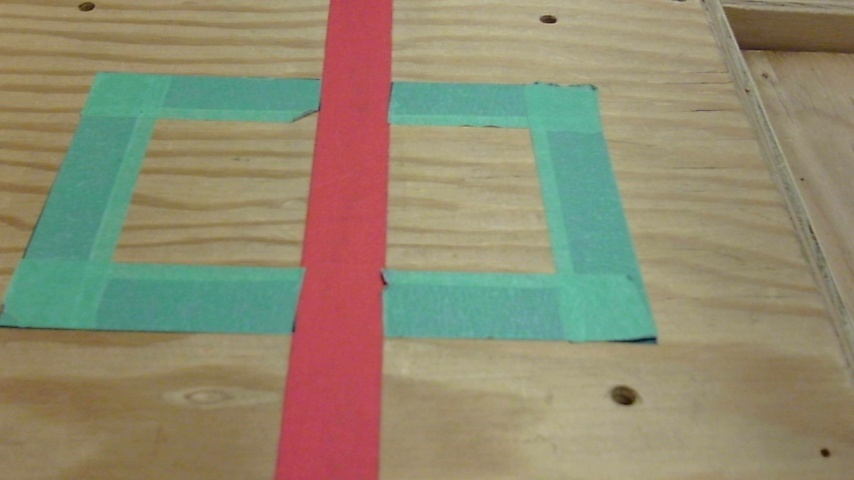
#> input picture pi_vision/sample_images/photo_39.jpg, 854 x 480 px
$ python test_green_debug.py
#> lines starting #> are read from the running program, lines starting #| are printed output that depends on the picture; after the words box and inside, x2 and y2 are one past the last pixel; in counts of white or black regions, pixels touching at a corner belong together
### pi_vision/redline_detect.py
import cv2 as cv
import numpy as np
import os
import csv
from datetime import datetime
from redline_stream import (
    get_line_endpoints,
    calculate_line_angle,
    get_centerline_from_edges,
    get_x_on_line,
    get_horizontal_distance,
    find_tape_edges,
)

# [44 lines left out: functions point_to_line_distance, get_robust_centerline, not called in this run]

def filter_mask_by_size(mask, min_area=200, max_area=None):
    """
    Filter mask to remove small noise regions and keep only significant areas.
    Keeps only contours with area >= min_area.

    Args:
        mask: Binary mask to filter
        min_area: Minimum contour area to keep (removes small noise)
        max_area: Maximum contour area to keep (optional, removes very large regions)

    Returns:
        filtered_mask: Binary mask with only kept contours
    """
    filtered_mask = np.zeros_like(mask)

    try:
        contours, _ = cv.findContours(mask, cv.RETR_EXTERNAL, cv.CHAIN_APPROX_SIMPLE)

        for contour in contours:
            area = cv.contourArea(contour)
            if area >= min_area:
                if max_area is None or area <= max_area:
                    cv.drawContours(filtered_mask, [contour], 0, 255, -1)
    except Exception as e:
        print(f"  Error filtering mask by size: {e}")
        return mask  # Return original if filtering fails

    return filtered_mask

# [141 lines left out: functions fit_centerline_curve, detect_bullseye, not called in this run]


def detect_green_tape_box(mask_green, mask_red, frame_height, frame_width, output_dir=None, base_filename=None):
    """
    Detect if there is a green tape box with red tape piercing through it (vs passing beside it).
    Checks if red pixels exist in the interior of the green box's bounding region.

    Args:
        mask_green: Binary mask of detected green areas
        mask_red: Binary mask of detected red areas
        frame_height, frame_width: Frame dimensions
        output_dir: Optional directory to save debug images
        base_filename: Optional base filename for debug images

    Returns:
        tuple: (green_detected, green_under_red)
            - green_detected: Boolean, True if green tape box is detected
            - green_under_red: Boolean, True if red pixels pass through the interior of the green box
    """
    try:
        # Find contours in green mask
        contours_green, _ = cv.findContours(mask_green, cv.RETR_EXTERNAL, cv.CHAIN_APPROX_SIMPLE)
        if not contours_green:
            print(f"  DEBUG: No green contours found in mask")
            return False, False

        # Check total green pixels instead of individual contour (handles fragmented masks)
        total_green_pixels = np.count_nonzero(mask_green)
        print(f"  DEBUG: Total green pixels in mask: {total_green_pixels}")

        # Require minimum total pixels for green box detection
        # Threshold of 50 pixels allows for fragmented small green boxes
        if total_green_pixels < 50:
            print(f"  DEBUG: Total green pixels too small: {total_green_pixels} < 50")
            return False, False

        # Combine all green contours to get the full bounding box (handles cases where red tape pierces through)
        # Concatenate all contours into a single array
        all_contours = np.vstack(contours_green)
        green_area = np.count_nonzero(mask_green)  # Use actual pixel count as area

        print(f"  DEBUG: Total green contours: {len(contours_green)}")
        print(f"  DEBUG: Combined green area: {green_area:.0f} pixels")
        print(f"  DEBUG: Green box area threshold met - proceeding with detection")

        # Get ROTATED bounding box of ALL green area (handles tilted boxes and fragmentation)
        rotated_rect = cv.minAreaRect(all_contours)
        box_corners = cv.boxPoints(rotated_rect)  # Get the 4 corners
        box_corners = np.asarray(box_corners, dtype=int)  # Convert to integers (np.int0 is deprecated)

        # Validate the bounding box fit
        # Calculate the bounding box area
        rotated_box_area = rotated_rect[1][0] * rotated_rect[1][1]
        green_pixels_ratio = green_area / rotated_box_area if rotated_box_area > 0 else 0

        # Check how many box corners are outside the frame
        corners_out_of_frame = 0
        for corner in box_corners:
            if corner[0] < 0 or corner[0] >= frame_width or corner[1] < 0 or corner[1] >= frame_height:
                corners_out_of_frame += 1

        # Get rotation angle
        angle = abs(rotated_rect[2])  # Get absolute rotation angle
        # Normalize angle to 0-90 degrees (since 90° and -90° are equivalent)
        if angle > 90:
            angle = 180 - angle

        print(f"  DEBUG: Rotated box area: {rotated_box_area:.0f}, pixel ratio: {green_pixels_ratio:.3f}, corners out of frame: {corners_out_of_frame}/4, angle: {angle:.1f}°")

        # If the ratio is too low (< 0.1), the box is way too large, likely due to out-of-frame edge pixels
        # OR if highly rotated (>30°) AND ratio is low-moderate (0.2-0.6), likely a poor fit
        # BUT: if we have multiple large contours, they likely represent fragmented pieces, so keep combined

        # Count significant contours (likely parts of the same box that got fragmented)
        significant_contours = sum(1 for c in contours_green if cv.contourArea(c) > 5000)

        print(f"  DEBUG: Significant contours (>5000px): {significant_contours}")

        use_largest_only = False
        if green_pixels_ratio < 0.1 and len(contours_green) > 1:
            print(f"  DEBUG: Bounding box fit is poor ({green_pixels_ratio:.1%}), using largest contour only")
            use_largest_only = True
        # Don't fall back to largest-only if we have multiple significant contours (red line piercing case)
        elif corners_out_of_frame >= 2 and green_pixels_ratio < 0.7 and len(contours_green) > 1 and significant_contours < 2:
            print(f"  DEBUG: Box partially out of frame ({corners_out_of_frame}/4 corners), using largest contour only")
            use_largest_only = True
        elif angle > 30 and 0.2 <= green_pixels_ratio < 0.6 and len(contours_green) > 1 and significant_contours < 2:
            print(f"  DEBUG: Highly rotated ({angle:.1f}°) with moderate fill ({green_pixels_ratio:.1%}), likely poor fit, using largest contour only")
            use_largest_only = True
            use_largest_only = True

        if use_largest_only:
            largest_green = max(contours_green, key=cv.contourArea)
            rotated_rect = cv.minAreaRect(largest_green)
            box_corners = cv.boxPoints(rotated_rect)
            box_corners = np.asarray(box_corners, dtype=int)
            rotated_box_area = rotated_rect[1][0] * rotated_rect[1][1]
            green_pixels_ratio = green_area / rotated_box_area if rotated_box_area > 0 else 0

        # If the pixel ratio is too low even after fallback, the fit is unreliable
        # Be more strict for single contours with poor ratios
        if len(contours_green) == 1 and angle > 45 and green_pixels_ratio < 0.4:
            print(f"  DEBUG: Single rotated contour with poor fit ({green_pixels_ratio:.1%}), rejecting detection")
            return False, False

        print(f"  DEBUG: Green box fit validated ({green_pixels_ratio:.1%})")
        contours_red, _ = cv.findContours(mask_red, cv.RETR_EXTERNAL, cv.CHAIN_APPROX_SIMPLE)
        if not contours_red:
            print(f"  DEBUG: No red contours found in mask (green detected but no red to overlap)")
            return True, False

        # Create a mask for the green box interior (where we'll look for red)
        green_box_mask = np.zeros((frame_height, frame_width), dtype=np.uint8)
        cv.drawContours(green_box_mask, [box_corners], 0, 255, -1)  # Fill the rotated box

        # Shrink the interior: erode the mask to get interior-only region
        interior_margin = max(3, int(np.sqrt(rotated_box_area) * 0.1))  # ~10% of box diagonal
        kernel = cv.getStructuringElement(cv.MORPH_ELLIPSE, (interior_margin * 2 + 1, interior_margin * 2 + 1))
        green_interior_mask = cv.erode(green_box_mask, kernel, iterations=1)

        # Check if red pixels exist in the interior
        red_interior = cv.bitwise_and(mask_red, green_interior_mask)
        red_pixels_interior = np.count_nonzero(red_interior)

        print(f"  DEBUG: Red pixels found in green box interior: {red_pixels_interior}")

        green_under_red = red_pixels_interior >= 30

        # Save debug images if output_dir is provided
        if output_dir and base_filename:
            print(f"  DEBUG: Saving green box debug images...")
            try:
                # Create visualization showing green box bounds and interior search region
                debug_viz = np.zeros((frame_height, frame_width, 3), dtype=np.uint8)

                # Draw outer green box in green
                cv.drawContours(debug_viz, [box_corners], 0, (0, 255, 0), 2)

                # Overlay the interior search region in yellow - more efficient
                debug_viz[green_interior_mask > 0] = [0, 255, 255]

                # Overlay the red mask in red channel (only where red exists)
                debug_viz[:, :, 2] = cv.bitwise_or(debug_viz[:, :, 2], mask_red)

                # Add text annotations
                center_x, center_y = int(rotated_rect[0][0]), int(rotated_rect[0][1])
                angle = rotated_rect[2]
                cv.putText(debug_viz, f"Green Box Center: ({center_x},{center_y})",
                          (10, 30), cv.FONT_HERSHEY_SIMPLEX, 0.6, (0, 255, 0), 1)
                cv.putText(debug_viz, f"Angle: {angle:.1f}deg, Box Area: {rotated_box_area:.0f}",
                          (10, 60), cv.FONT_HERSHEY_SIMPLEX, 0.6, (0, 255, 0), 1)
                cv.putText(debug_viz, f"Green Pixels: {green_area:.0f}, Ratio: {green_pixels_ratio:.1%}",
                          (10, 90), cv.FONT_HERSHEY_SIMPLEX, 0.6, (0, 255, 0), 1)
                cv.putText(debug_viz, f"Interior Margin: {interior_margin}px",
                          (10, 120), cv.FONT_HERSHEY_SIMPLEX, 0.6, (0, 255, 255), 1)
                cv.putText(debug_viz, f"Red Pixels in Interior: {red_pixels_interior}",
                          (10, 150), cv.FONT_HERSHEY_SIMPLEX, 0.6, (0, 0, 255), 1)
                cv.putText(debug_viz, f"Detection: {'UNDER RED' if green_under_red else 'NOT UNDER RED'}",
                          (10, 180), cv.FONT_HERSHEY_SIMPLEX, 0.8, (0, 255, 0) if green_under_red else (100, 255, 100), 2)

                debug_path = os.path.join(output_dir, f"02c_green_interior_debug_{base_filename}.jpg")
                success1 = cv.imwrite(debug_path, debug_viz)
                print(f"  Saved green interior debug: {debug_path} (success: {success1})")

                # Also save the interior region mask
                interior_path = os.path.join(output_dir, f"02c_interior_mask_{base_filename}.jpg")
                success2 = cv.imwrite(interior_path, green_interior_mask)
                print(f"  Saved interior mask: {interior_path} (success: {success2})")

                # Save red pixels found in interior
                red_interior_path = os.path.join(output_dir, f"02c_red_interior_region_{base_filename}.jpg")
                success3 = cv.imwrite(red_interior_path, red_interior)
                print(f"  Saved red interior region: {red_interior_path} (success: {success3})")
            except Exception as debug_err:
                print(f"  Error saving debug images: {debug_err}")
                import traceback
                traceback.print_exc()
        else:
            print(f"  DEBUG: output_dir or base_filename is None/empty - skipping debug image save")
            print(f"  DEBUG: output_dir={output_dir}, base_filename={base_filename}")

        return True, green_under_red

    except Exception as e:

        print(f"  Error detecting green tape box: {e}")
        return False, False


# [472 lines left out: functions detect_curved_turn_adaptive, on_turn_detected, process_batch, not called in this run]


# [12 lines that do not run on import are left out]

### pi_vision/test_green_debug.py
#!/usr/bin/env python3
import cv2 as cv
import numpy as np
import os
from redline_detect import detect_green_tape_box, filter_mask_by_size

# Load photo_39.jpg
img = cv.imread('sample_images/photo_39.jpg')
#> img is the input picture: shape (480, 854, 3); mean B, G, R 111.7, 137.8, 144.2
frame = cv.resize(img, (854, 480))
frame_height, frame_width = frame.shape[:2]

# Prepare green mask
hsv = cv.cvtColor(frame, cv.COLOR_BGR2HSV)
green_lower = np.array([35, 75, 70])
green_upper = np.array([85, 255, 255])
mask_green = cv.inRange(hsv, green_lower, green_upper)
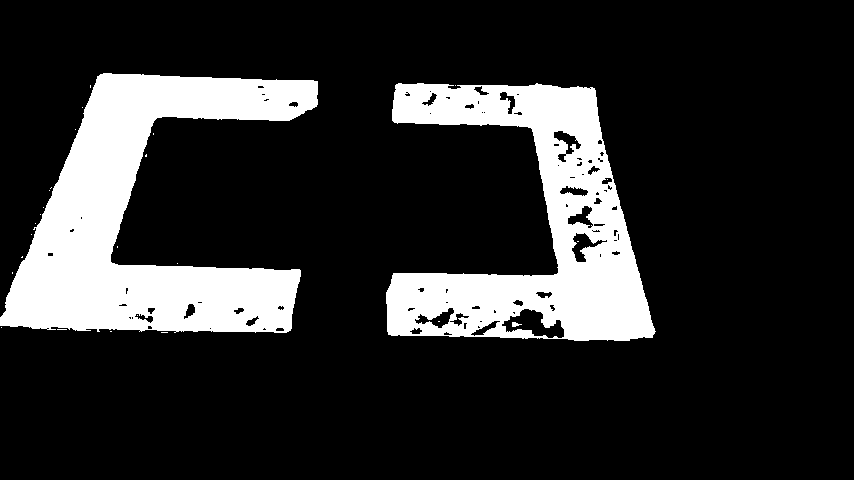
#> mask_green: shape (480, 854); 17.4% white; 27 white regions (24 under 20 px), largest, box (x1, y1, x2, y2) and area: (0, 73, 318, 333) 38867, (386, 83, 656, 341) 32285, (512, 322, 522, 327) 31

kernel = cv.getStructuringElement(cv.MORPH_ELLIPSE, (5, 5))
mask_green = cv.morphologyEx(mask_green, cv.MORPH_CLOSE, kernel)
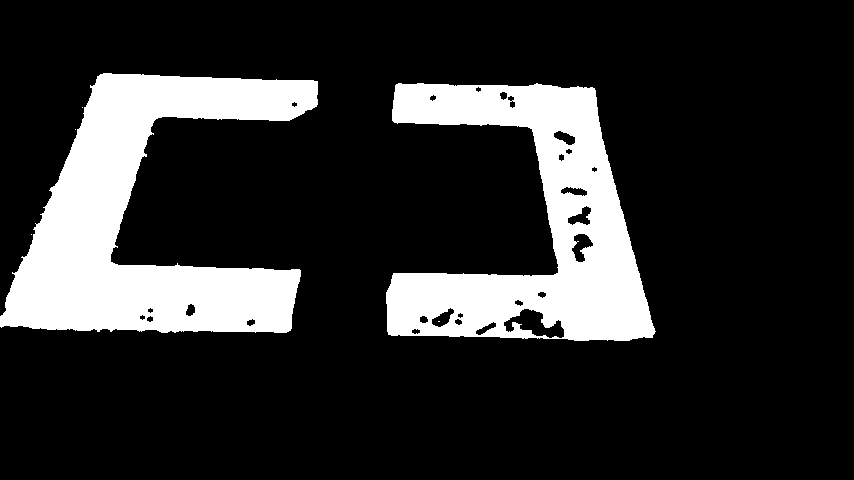
#> mask_green: shape (480, 854); 17.7% white; 6 white regions (4 under 20 px), largest, box (x1, y1, x2, y2) and area: (0, 73, 318, 333) 39331, (386, 83, 656, 341) 33375
mask_green = cv.morphologyEx(mask_green, cv.MORPH_OPEN, kernel)
mask_green = filter_mask_by_size(mask_green, min_area=30)
#> in filter_mask_by_size, `contours, _ = cv.findContours(mask, cv.RETR_EXTERNAL, cv.CHAIN_APPROX_..`: contours = 2 contours; box (x1, y1, x2, y2) and area: (0, 73, 318, 333) 38802, (386, 83, 655, 341) 33916
#> the loop in filter_mask_by_size, `for contour in contours:` made 2 passes
#> area on passes 1 to 2: 33916, 38801.5

print(f"Green mask pixels: {np.count_nonzero(mask_green)}")
#| Green mask pixels: 74107

# Prepare red mask
red_lower = np.array([0, 100, 100])
red_upper = np.array([10, 255, 255])
red_lower_2 = np.array([160, 100, 100])
red_upper_2 = np.array([180, 255, 255])

mask_red = cv.inRange(hsv, red_lower, red_upper)
mask_red |= cv.inRange(hsv, red_lower_2, red_upper_2)
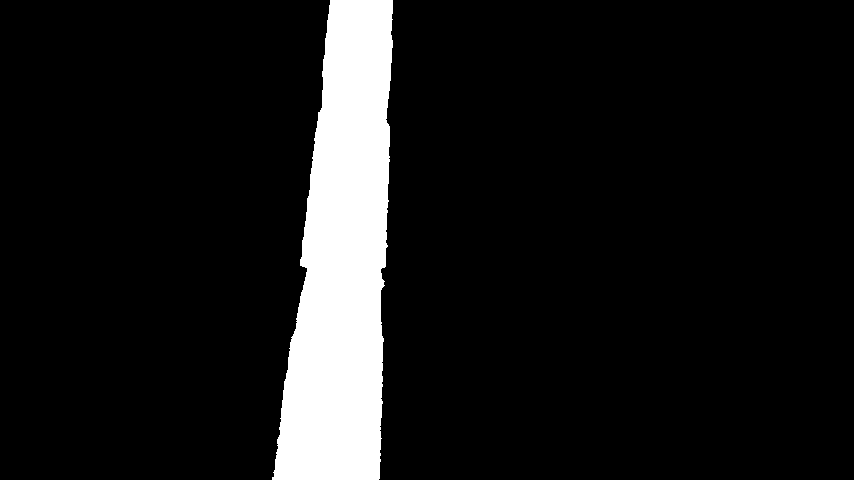
#> mask_red: shape (480, 854); 9.7% white; 1 white region, box (x1, y1, x2, y2) and area: (272, 0, 393, 480) 39680

kernel = cv.getStructuringElement(cv.MORPH_ELLIPSE, (5, 5))
#> kernel = [[0, 0, 1, 0, 0], [1, 1, 1, 1, 1], [1, 1, 1, 1, 1], [1, 1, 1, 1, 1], [0, 0, 1, 0, 0]]
mask_red = cv.morphologyEx(mask_red, cv.MORPH_CLOSE, kernel)
mask_red = cv.morphologyEx(mask_red, cv.MORPH_OPEN, kernel)
mask_red = filter_mask_by_size(mask_red, min_area=200)
#> in filter_mask_by_size (call 2), `contours, _ = cv.findContours(mask, cv.RETR_EXTERNAL, cv.CHAIN_APPROX_..`: contours = 1 contour; box (x1, y1, x2, y2) and area: (272, 0, 393, 480) 39126
#> the loop in filter_mask_by_size (call 2), `for contour in contours:` made 1 pass
#> area on pass 1: 39125.5

print(f"Red mask pixels: {np.count_nonzero(mask_red)}")
#| Red mask pixels: 39694

# Call detect_green_tape_box
print("\n=== Calling detect_green_tape_box ===")
green_detected, green_under_red = detect_green_tape_box(
    mask_green, mask_red, frame_height, frame_width,
    output_dir='output',
    base_filename='photo_39'
)
#> in detect_green_tape_box, `contours_green, _ = cv.findContours(mask_green, cv.RETR_EXTERNAL, cv.C..`: contours_green = 2 contours; box (x1, y1, x2, y2) and area: (0, 73, 318, 333) 38802, (386, 83, 655, 341) 33916
#> in detect_green_tape_box, `total_green_pixels = np.count_nonzero(mask_green)`: total_green_pixels = 74107
#|   DEBUG: Total green pixels in mask: 74107
#> in detect_green_tape_box, `all_contours = np.vstack(contours_green)`: all_contours = contour of 1021 points, box (x1, y1, x2, y2) (0, 73, 655, 341), area 72692
#> in detect_green_tape_box, `green_area = np.count_nonzero(mask_green)`: green_area = 74107
#|   DEBUG: Total green contours: 2
#|   DEBUG: Combined green area: 74107 pixels
#> in detect_green_tape_box, `rotated_rect = cv.minAreaRect(all_contours)`: rotated_rect = ((329.7, 207), (257.8, 654.2), -88.67)
#> in detect_green_tape_box, `box_corners = cv.boxPoints(rotated_rect)`: box_corners = [[653.8, 343.5], [-0.285, 328.2], [5.71, 70.55], [659.7, 85.76]]
#> in detect_green_tape_box, `box_corners = np.asarray(box_corners, dtype=int)`: box_corners = [[653, 343], [0, 328], [5, 70], [659, 85]]
#> in detect_green_tape_box, `rotated_box_area = rotated_rect[1][0] * rotated_rect[1][1]`: rotated_box_area = 168636.3
#> in detect_green_tape_box, `green_pixels_ratio = green_area / rotated_box_area if rotated_box_area..`: green_pixels_ratio = 0.439
#> the loop in detect_green_tape_box, `for corner in box_corners:` made 4 passes
#> after the loop in detect_green_tape_box, `for corner in box_corners:`: corners_out_of_frame = 0
#> in detect_green_tape_box, `angle = abs(rotated_rect[2])`: angle = 88.67
#|   DEBUG: Rotated box area: 168636, pixel ratio: 0.439, corners out of frame: 0/4, angle: 88.7°
#> in detect_green_tape_box, `significant_contours = sum(1 for c in contours_green if cv.contourArea..`: significant_contours = 2
#|   DEBUG: Significant contours (>5000px): 2
#|   DEBUG: Green box fit validated (43.9%)
#> in detect_green_tape_box, `contours_red, _ = cv.findContours(mask_red, cv.RETR_EXTERNAL, cv.CHAIN..`: contours_red has the same summary as contours in filter_mask_by_size
#> in detect_green_tape_box, `cv.drawContours(green_box_mask, [box_corners], 0, 255, -1)`:
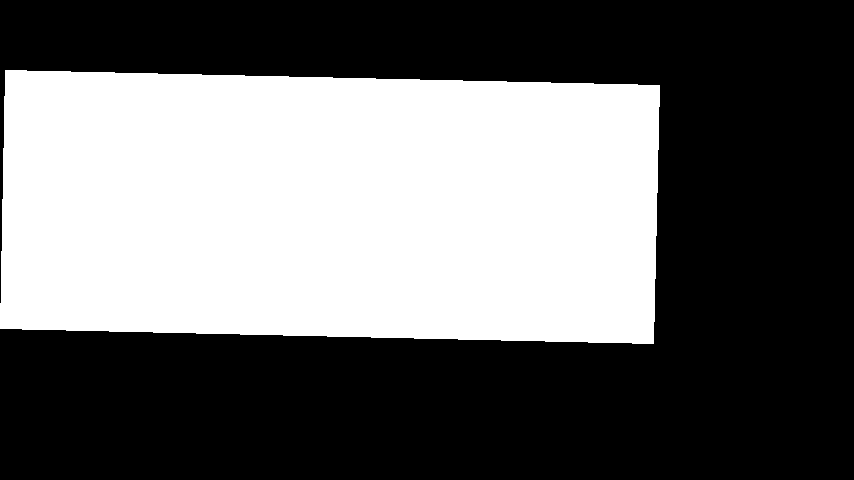
#> green_box_mask: shape (480, 854); 41.4% white; 1 white region, box (x1, y1, x2, y2) and area: (0, 70, 660, 344) 169600
#> in detect_green_tape_box, `interior_margin = max(3, int(np.sqrt(rotated_box_area) * 0.1))`: interior_margin = 41
#> in detect_green_tape_box, `kernel = cv.getStructuringElement(cv.MORPH_ELLIPSE, (interior_margin *..`:
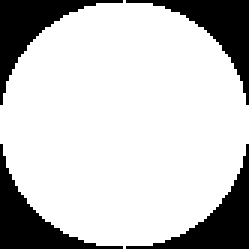
#> kernel: shape (83, 83) (shown 3 times larger); values 0 (black) and 1 (white), 77.8% white; 4 black regions, box (x1, y1, x2, y2) and area: (0, 0, 41, 35) 382, (42, 0, 83, 35) 382, (0, 48, 41, 83) 382, (42, 48, 83, 83) 382
#> in detect_green_tape_box, `red_interior = cv.bitwise_and(mask_red, green_interior_mask)`:
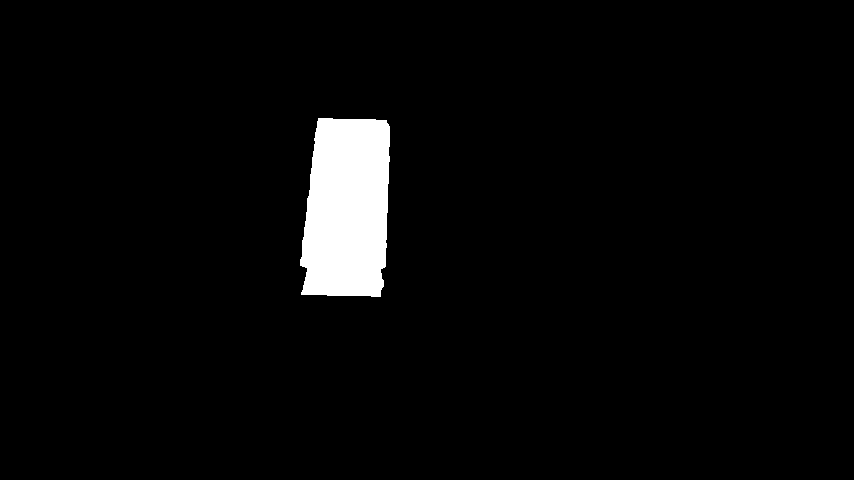
#> red_interior: shape (480, 854); 3.4% white; 1 white region, box (x1, y1, x2, y2) and area: (300, 118, 390, 297) 14016
#> in detect_green_tape_box, `red_pixels_interior = np.count_nonzero(red_interior)`: red_pixels_interior = 14016
#|   DEBUG: Red pixels found in green box interior: 14016
#> in detect_green_tape_box, `green_under_red = red_pixels_interior >= 30`: green_under_red = True
#> in detect_green_tape_box, `center_x, center_y = int(rotated_rect[0][0]), int(rotated_rect[0][1])`: center_x = 329; center_y = 207
#> in detect_green_tape_box, `angle = rotated_rect[2]`: angle = -88.67
#> in detect_green_tape_box, `cv.putText(debug_viz, f"Detection: {'UNDER RED' if green_under_red els..`:
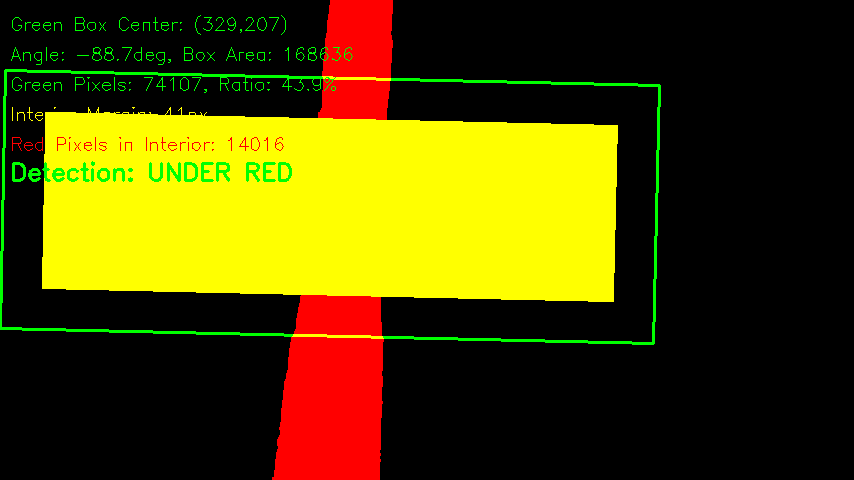
#> debug_viz: shape (480, 854, 3); mean of channels 0, 1, 2 0, 67.7, 78; drawn as B, G, R
#|   Saved green interior debug: output/02c_green_interior_debug_photo_39.jpg (success: True)
#|   Saved interior mask: output/02c_interior_mask_photo_39.jpg (success: True)
#|   Saved red interior region: output/02c_red_interior_region_photo_39.jpg (success: True)
#> green_detected = True; green_under_red = True
print(f"Result: green_detected={green_detected}, green_under_red={green_under_red}")
#| Result: green_detected=True, green_under_red=True

# Check if debug files were created
print("\n=== Checking for debug files ===")
for fname in ['02c_green_interior_debug_photo_39.jpg', '02c_interior_mask_photo_39.jpg', '02c_red_interior_region_photo_39.jpg']:
    fpath = os.path.join('output', fname)
    exists = os.path.exists(fpath)
    print(f"{fname}: {exists}")
